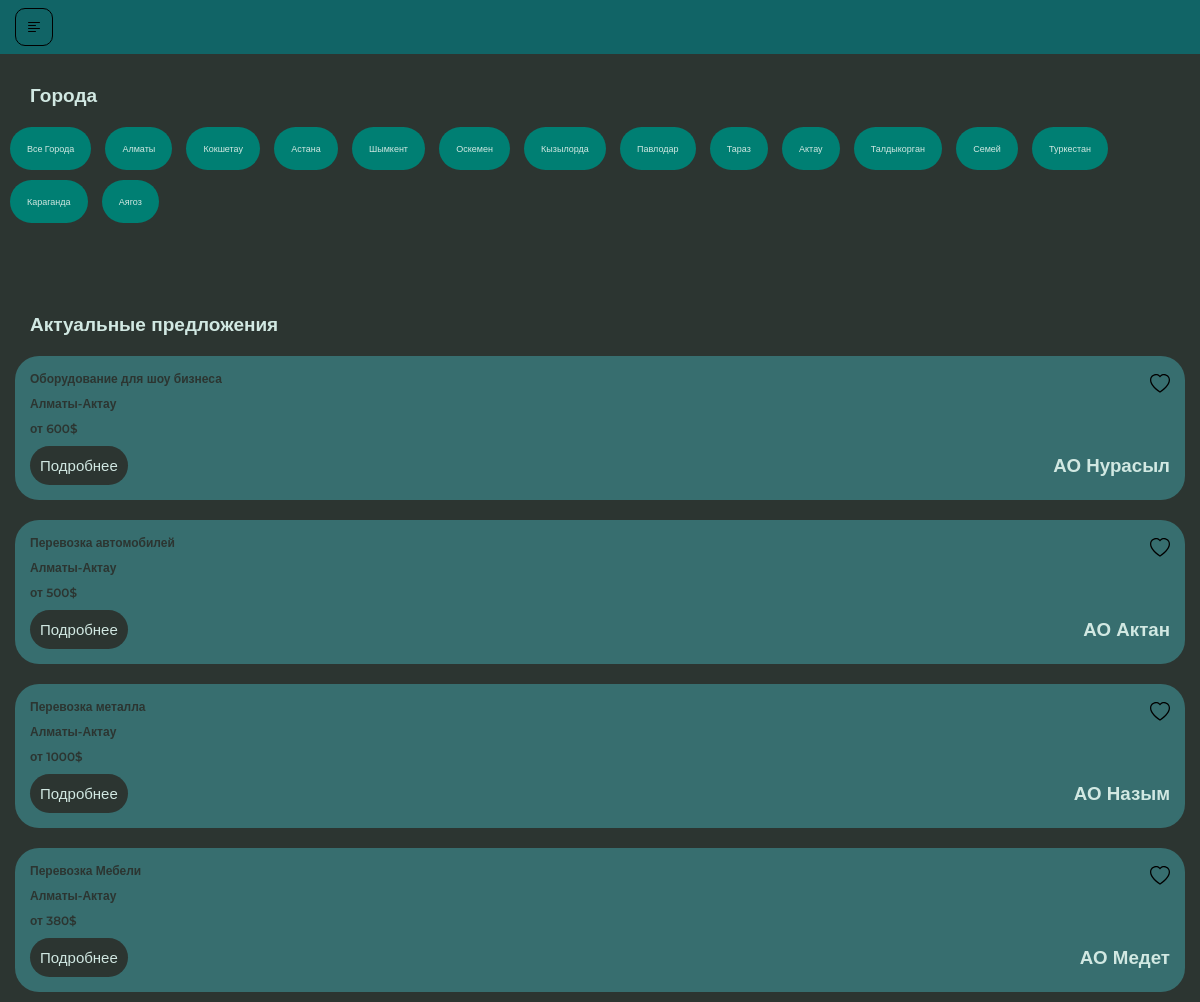
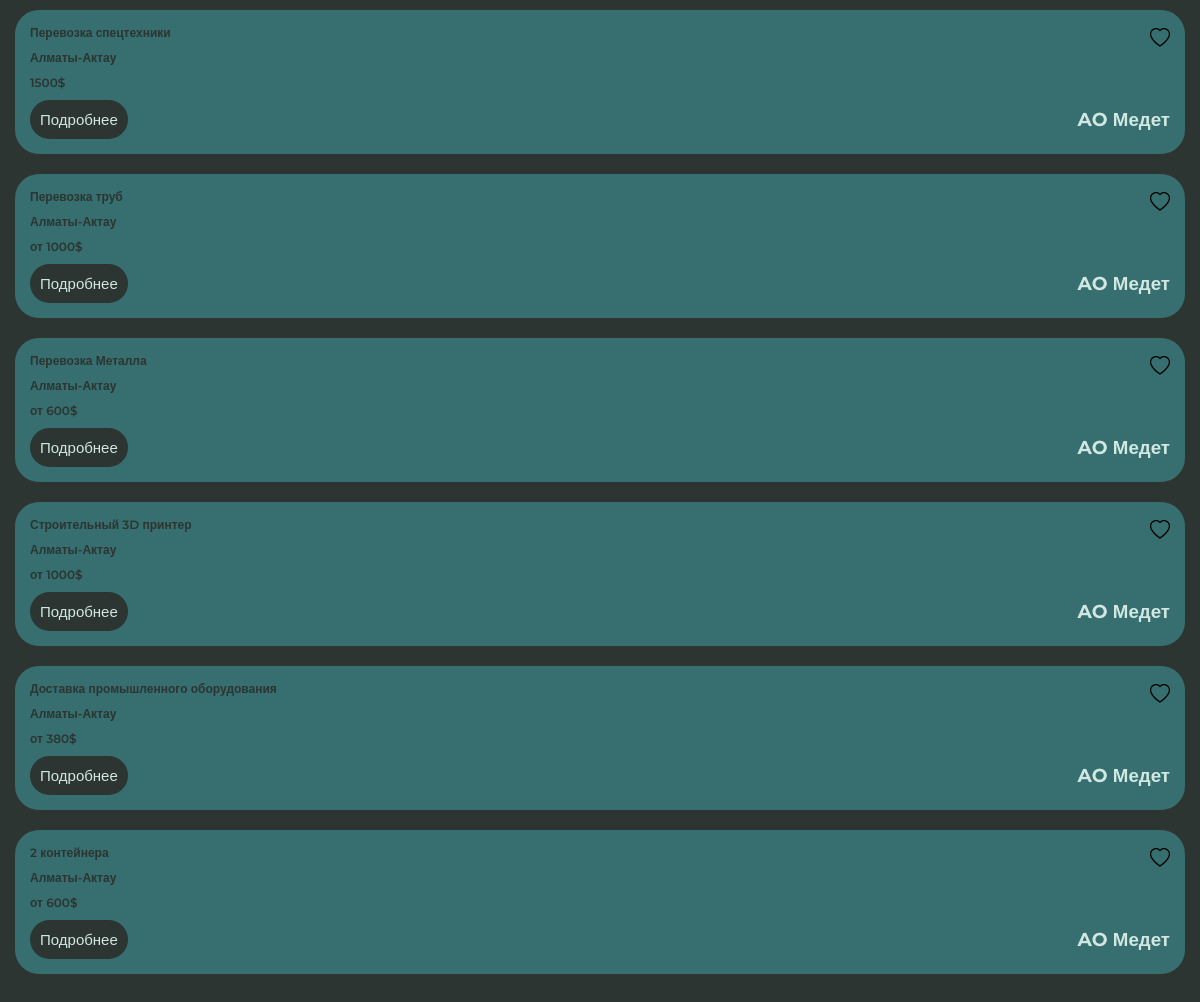
The page / on the database its author committed (2 pictures, top to bottom).
### asian_app/models.py (models this page shows, shortened)
class Category(models.Model):
    name = models.CharField("Название категории", max_length=255)
    slug = models.SlugField(unique=True, editable=False, blank=True)
    class Meta:
        verbose_name = "Город"
        verbose_name_plural  = "Города"

class Job(models.Model):
    title = models.CharField("Актуальные предложения", max_length=255)
    category = models.ForeignKey(Category, on_delete=models.CASCADE, verbose_name="Выберите категории")
    company = models.CharField("Название компании", max_length=100)
    experience = models.CharField("Стаж работы", max_length=85, default="без опыта")
    salary = models.CharField("Оклад", max_length=85)
    description = models.TextField("Описание предложения")
    skills = models.CharField("Навыки", max_length=255)
    address = models.CharField("Адрес", max_length=100)
    phone = models.CharField("Телефон", max_length=14)
    mail = models.CharField("E-mail", max_length=100)
    created_id = models.DateTimeField("Дата и время публикации", default=datetime.now)
    class Meta:
        verbose_name = "Предложения"
        verbose_name = "Предложении"

### asian_app/views.py (the view)
# urls.py: path('', views.home_page, name='home_page'),
def home_page(request):
    categories = Category.objects.all()
    jobs = Job.objects.all()
    context = {
        'categories': categories,
        'jobs': jobs
    }
    return render(request, 'home.html', context)

### asian_app/templates/home.html (shortened to what this page needs)
{% extends 'base.html' %}
{% load static %}
{% block content %}
<section class="categories">
    <div class="container">
        <h2 class="title">Города</h2>
        <div class="categories-list">
            <a href="{% url 'categories_page' %}" class="category-item">Все Города</a>
            {% for category in categories %}
            <a href="{% url 'Joe_Baiden_page' slug=category.slug %}" class="category-item">{{ category.name }}</a>
        {% endfor %}
        </div>
    </div>
</section>
<section class="jobs">
    <div class="container">
        <h2 class="title">Актуальные предложения</h2>
        <div class="jobs-list">
            {% for job in jobs %}
            <div class="job-card">
                <div class="job-card__flex">
                    <h3 class="job-card__title">{{ job.title }}</h3>
                    <img src="{% static 'images/menu-list/liked.svg' %}" alt="liked icon">
                </div>
                <h3 class="job-card__title">Алматы-Актау</h3>
                <h3 class="job-card__title">{{ job.salary }}&dollar;</h3>
                <div class="job-card__flex">
                    <a href="{% url 'job_infromations_page' pk=job.pk %}" class="dark-button">Подробнее</a>
                    <h3 class="job_card__company">{{ job.company }}</h3>
                </div>
            </div>
            {% endfor %}
        </div>
    </div>
</section>
{% endblock %}

### asian_app/templates/base.html (shortened to what this page needs)
{% load static %}
<!DOCTYPE html>
<html lang="en">
<head>
    <link rel="stylesheet" href="{% static 'css/style.css' %}">
</head>
<body>
    <header class="header">
        <div class="container">
            <button class="menu-button" onclick="burgerMenuAction()">
                <img src="{% static 'images/menu-list/menu.svg' %}" alt="home">
            </button>
        </div>
    </header>
    <main>
        {% block content %}
        {% endblock %}
    </main>
</body>
</html>

### asian_app/static/css/style.css (style rules this page uses)
* { padding: 0; margin: 0; box-sizing: border-box; font-family: "Montserrat", sans-serif; }
:root { --light: #116466; --orange: #D1E8E2; --card: #007F73; --catch: #376E6F; --bord: #227B94; --dark: #2C3531; --niga: #000000; --pudge: #2E97A7; }
.container { margin-left: 0; margin-right: 0; }
.title { font-size: 19px; font-weight: 700; color: var(--orange); margin-right: 20px; margin-left: 30px; }
.header { padding: 8px 0; background-color: var(--light); }
.menu-button { cursor: pointer; border: 1px solid; border-radius: 10px; width: 38px; height: 38px; display: flex; align-items: center; justify-content: center; background-color: var(--zadfon) ; margin-left: 15px; }
main { background-color: var(--dark); min-height: 100vh; }
.categories, .jobs, .job-detail, .auth { padding: 30px 0; }
.categories-list, .jobs-list { margin: 20px 0; }
.category-item { font-size: 9px; display: inline-block; margin-right: 10px; margin-bottom: 10px; text-decoration: none; color: var(--orange); background-color: var(--card); border-radius: 24px; padding: 16px 17px; transition: 0.3s ease-in-out; }
.job-card { background-color: var(--catch); padding: 15px; border-radius: 24px; display: block; margin-bottom: 20px; margin-left: 15px; margin-right: 15px; }
.job-card__title, .job-card__company { color: var(--dark); font-size: 12px; margin-bottom: 10px; }
.job-card__title { font-weight: 600; }
.job-detail, .title { margin-bottom: 10px; }
.job-card__flex { display: flex; align-items: center; justify-content: space-between; color: var(--dark); }
.dark-button { font-size: 15px; border-radius: 20px; margin-right: 20px; background-color: var(--dark); border-radius: 24px; color: var(--orange); padding: 10px 10px; text-decoration: none; }
.categories-list { margin-left: 10px; }
.job_card__company { color: var(--orange); }

### rows shown on the page
Category: name "Алматы"
Category: name "Кокшетау"
Category: name "Астана"
Category: name "Шымкент"
Category: name "Оскемен"
Category: name "Кызылорда"
Category: name "Павлодар"
Category: name "Тараз"
Category: name "Актау"
Category: name "Талдыкорган"
Category: name "Семей"
Category: name "Туркестан"
Category: name "Караганда"
Category: name "Аягоз"
Job: title "Оборудование для шоу бизнеса", salary "от 600", company "АО Нурасыл"
Job: title "Перевозка автомобилей", salary "от 500", company "АО Актан"
Job: title "Перевозка металла", salary "от 1000", company "АО Назым"
Job: title "Перевозка Мебели", salary "от 380", company "АО Медет"
Job: title "Перевозка спецтехники", salary "1500", company "AO Медет"
Job: title "Перевозка труб", salary "от 1000", company "AO Медет"
Job: title "Перевозка Металла", salary "от 600", company "AO Медет"
Job: title "Строительный 3D принтер", salary "от 1000", company "AO Медет"
Job: title "Доставка промышленного оборудования", salary "от 380", company "AO Медет"
Job: title "2 контейнера", salary "от 600", company "AO Медет"
